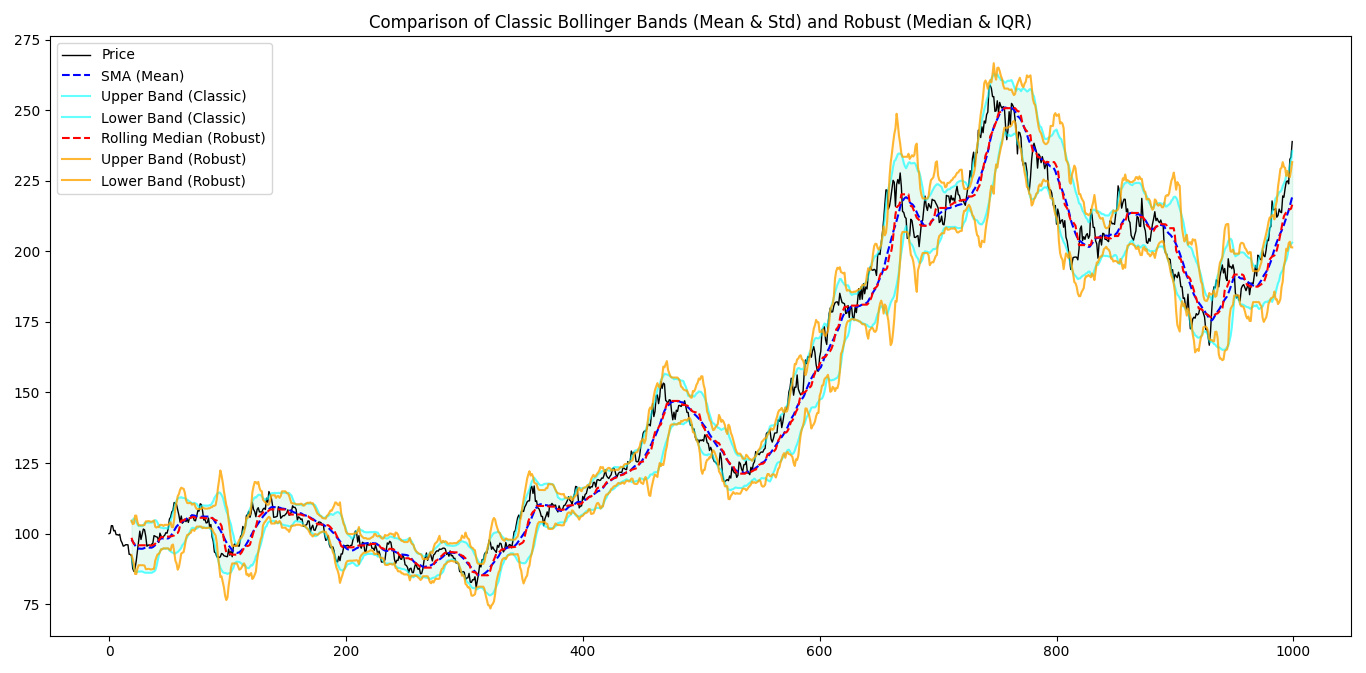

Python code for this plot:
import numpy as np
import pandas as pd
import matplotlib.pyplot as plt

# --- Generate price data with outliers ---
#n = 400
#price = 100 + np.cumsum(np.random.randn(n) * 1.0)
def Generate_Prices(start_price, Volatility, Direction_Bias, num_days):
    import random
    prices = [start_price]
    changes = [0]
    for i in range(num_days-1):
        Var = random.uniform(-1, 1)*random.uniform(0, 1)*Volatility
        price = prices[-1] *(1 + Var + Direction_Bias)
        prices.append(price)
        changes.append(prices[-1] / prices[i-1] - 1)
    return prices


start_price, Volatility, Direction_Bias, num_days = 100, 0.05, -0.0001, 1000
price = Generate_Prices(start_price, Volatility, Direction_Bias, num_days)

window = 20      # typical Bollinger window
k = 2            # bandwidth multiplier

# --- Classic Bollinger Bands (mean & standard deviation) ---
rolling_mean = pd.Series(price).rolling(window=window).mean()
rolling_std = pd.Series(price).rolling(window=window).std(ddof=0)  # population std
upper_classic = rolling_mean + k * rolling_std
lower_classic = rolling_mean - k * rolling_std

# --- Robust Bollinger Bands (median & IQR) ---
rolling_median = pd.Series(price).rolling(window=window).median()

# Calculate rolling IQR
def rolling_iqr(series, win):
    return series.rolling(window=win).apply(
        lambda x: np.percentile(x, 75) - np.percentile(x, 25), raw=True
    )

iqr = rolling_iqr(pd.Series(price), window)
# Scale IQR to approximate standard deviation (for normal distribution)
robust_width = k * (iqr / 1.35)
upper_robust = rolling_median + robust_width
lower_robust = rolling_median - robust_width

# --- Plot ---
plt.figure(figsize=(14, 7))
plt.plot(price, label='Price', color='black', linewidth=1)

# Classic bands
plt.plot(rolling_mean, label='SMA (Mean)', color='blue', linestyle='--')
plt.plot(upper_classic, label='Upper Band (Classic)', color='cyan', alpha=0.6)
plt.plot(lower_classic, label='Lower Band (Classic)', color='cyan', alpha=0.6)
plt.fill_between(range(len(price)), lower_classic, upper_classic, color='cyan', alpha=0.1)

# Robust bands
plt.plot(rolling_median, label='Rolling Median (Robust)', color='red', linestyle='--')
plt.plot(upper_robust, label='Upper Band (Robust)', color='orange', alpha=0.8)
plt.plot(lower_robust, label='Lower Band (Robust)', color='orange', alpha=0.8)
plt.fill_between(range(len(price)), lower_robust, upper_robust, color='orange', alpha=0.05)

plt.title('Comparison of Classic Bollinger Bands (Mean & Std) and Robust (Median & IQR)')
plt.legend(loc='upper left')
plt.tight_layout()
plt.show()
